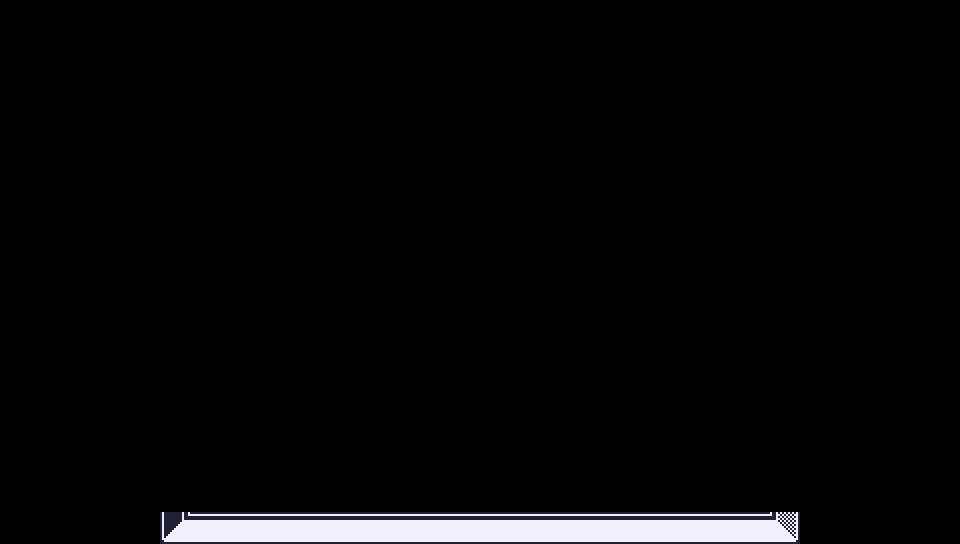

Tiled map render using the project's own tile images. Description and the whole map definition, tile-layer contents included, below:
An orthogonal 30x17 tile map with 32x32 px tiles, 1 tile layer (Tile Layer 1).

<map version="1.10" tiledversion="1.12.1" orientation="orthogonal" renderorder="right-down" width="30" height="17" tilewidth="32" tileheight="32" infinite="0" nextlayerid="2" nextobjectid="1">
 <tileset firstgid="1" source="BasementBackground.tsx" />
 <layer id="1" name="Tile Layer 1" width="30" height="17">
  <data encoding="csv">
0,0,0,0,0,0,0,0,0,0,0,0,0,0,0,0,0,0,0,0,0,0,0,0,0,0,0,0,0,0,
0,0,0,0,0,0,0,0,0,0,0,0,0,0,0,0,0,0,0,0,0,0,0,0,0,0,0,0,0,0,
0,0,0,0,0,0,0,0,0,0,0,0,0,0,0,0,0,0,0,0,0,0,0,0,0,0,0,0,0,0,
0,0,0,0,0,0,0,0,0,0,0,0,0,0,0,0,0,0,0,0,0,0,0,0,0,0,0,0,0,0,
0,0,0,0,0,0,0,0,0,0,0,0,0,0,0,0,0,0,0,0,0,0,0,0,0,0,0,0,0,0,
0,0,0,0,0,0,0,0,0,0,0,0,0,0,0,0,0,0,0,0,0,0,0,0,0,0,0,0,0,0,
0,0,0,0,0,0,0,0,0,0,0,0,0,0,0,0,0,0,0,0,0,0,0,0,0,0,0,0,0,0,
0,0,0,0,0,0,0,0,0,0,0,0,0,0,0,0,0,0,0,0,0,0,0,0,0,0,0,0,0,0,
0,0,0,0,0,0,0,0,0,0,0,0,0,0,0,0,0,0,0,0,0,0,0,0,0,0,0,0,0,0,
0,0,0,0,0,0,0,0,0,0,0,0,0,0,0,0,0,0,0,0,0,0,0,0,0,0,0,0,0,0,
0,0,0,0,0,0,0,0,0,0,0,0,0,0,0,0,0,0,0,0,0,0,0,0,0,0,0,0,0,0,
0,0,0,0,0,0,0,0,0,0,0,0,0,0,0,0,0,0,0,0,0,0,0,0,0,0,0,0,0,0,
0,0,0,0,0,0,0,0,0,0,0,0,0,0,0,0,0,0,0,0,0,0,0,0,0,0,0,0,0,0,
0,0,0,0,0,0,0,0,0,0,0,0,0,0,0,0,0,0,0,0,0,0,0,0,0,0,0,0,0,0,
0,0,0,0,0,0,0,0,0,0,0,0,0,0,0,0,0,0,0,0,0,0,0,0,0,0,0,0,0,0,
0,0,0,0,0,0,0,0,0,0,0,0,0,0,0,0,0,0,0,0,0,0,0,0,0,0,0,0,0,0,
0,0,0,0,0,61,62,62,62,62,62,62,62,62,62,62,62,62,62,62,62,62,62,62,63,0,0,0,0,0
</data>
 </layer>
</map>
